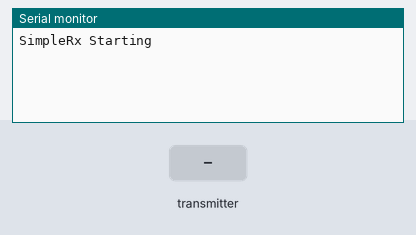
Simulated run of this sketch. Board: Arduino Mega 2560, built with avr-gcc and run on an emulated ATmega2560. Parts: the last lines printed to the serial monitor. The test bench sets the inputs (shaded band). No radio packets arrive unless stated.

Above: at 4.2 s.
4.3 s: the transmitter starts sending analogData = 0
At 4.37 s:
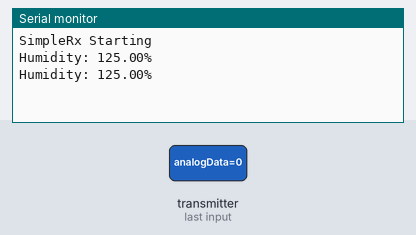
6.2 s: the transmitter starts sending analogData = 256
At 6.27 s:
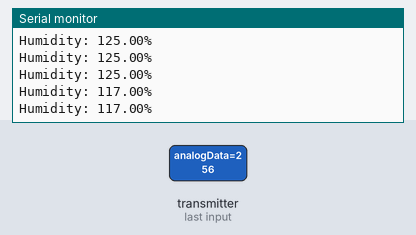

Measured:
- after the input at 4.3 s, the serial monitor: prints a new line at once (image 1)
- after the input at 6.2 s, the serial monitor: prints a new line at once (image 2)

The sketch:

PROGRAMA_RECEPTOR.ino
```cpp
// SimpleRx - the slave or the receiver

#include <SPI.h>
#include <RF24.h>
#include <nRF24L01.h>


#define CE_PIN  22
#define CSN_PIN 21

const byte thisSlaveAddress[5] = {'R', 'x', 'A', 'A', 'A'};

RF24 radio(CE_PIN, CSN_PIN);

int analogData = 0; // this must match dataToSend in the TX
bool newData = false;

const float MIN_HUMIDITY = 819.0370370370371;  // Minimum humidity value
const float MAX_HUMIDITY = 4062.05;            // Maximum humidity value

//===========

void setup()
{

   Serial.begin(9600);
   delay(3000);
   Serial.println("SimpleRx Starting");
   radio.begin();
   radio.setDataRate( RF24_250KBPS );
   radio.openReadingPipe(1, thisSlaveAddress);
   radio.startListening();
   pinMode(36, INPUT);
}

//=============

void loop()
{
   getData();
   showData();
}

//==============

float calculateHumidity(int analogValue) {
  float humidity = map(analogValue, MAX_HUMIDITY, MIN_HUMIDITY, 0, 100);
  return humidity;
}


void getData()
{
   if ( radio.available() )
   {
      radio.read( &analogData, sizeof(analogData) );
      newData = true;
   }
}

void showData()
{
   if (newData == true)
   {
      float humidityPercentage = calculateHumidity(analogData);
      Serial.print("Humidity: ");
      Serial.print(humidityPercentage);
      Serial.println("%");
      newData = false;
   }
}
```
